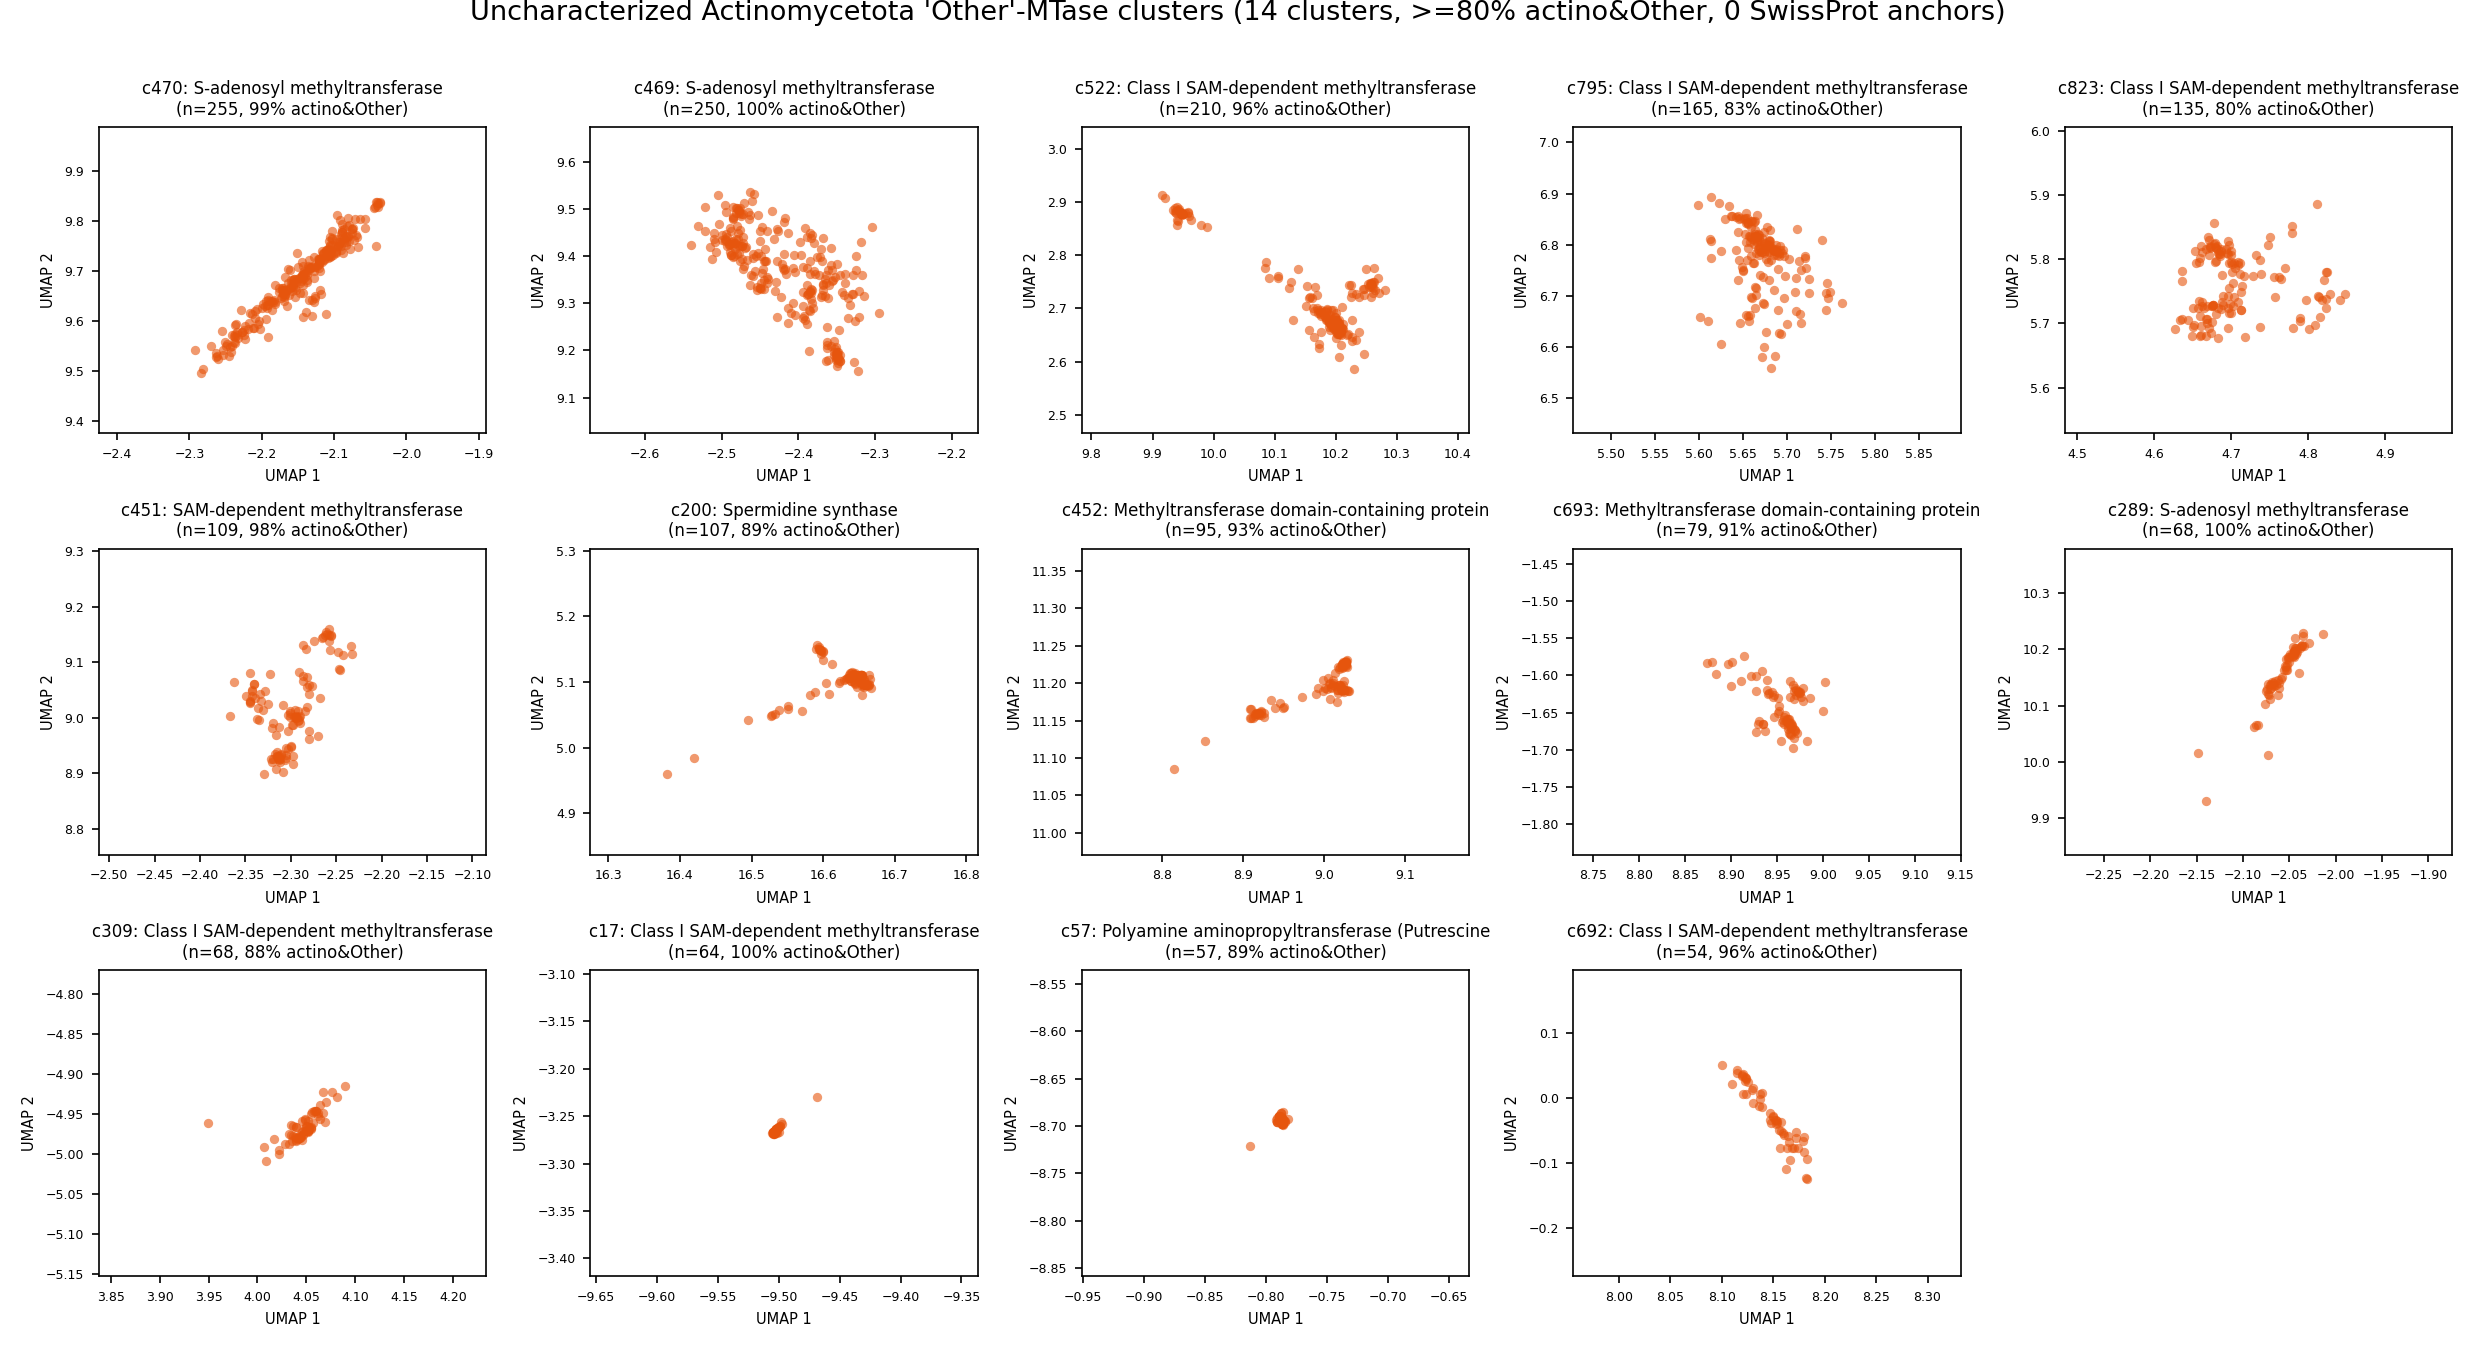

Write Python code to recreate this figure.
#!/usr/bin/env python3
"""
"Dark-matter" Actinomycetota 'Other'-MTase clusters: the 14 clusters identified
by the corrected reviewed-status lookup (>= 80% Actinomycetota&Other AND zero
SwissProt/reviewed members) -- the same 14 clusters reported everywhere else
in the paper (Table 2/3, CLEAN, Horizyn). Zoom-grid (Other = orange).

Inputs:  sam_mtase_umap_prostt5_coords.csv, reviewed_status_full.csv
         (corrected reviewed-status lookup -- NOT the incomplete
         uniprot_metadata.csv, which undercounted reviewed members and
         produced a stale 15-cluster/wrong-membership figure previously),
         selected_1259_organisms.csv, ../6_dark_cluster_annotation/dark33_members.csv
         (ground-truth cluster membership shared with the rest of the manuscript)
Output:  actino_other_dark_clusters_prostt5.png
"""
import re
from math import ceil
from pathlib import Path

import numpy as np
import pandas as pd
import matplotlib
matplotlib.use("Agg")
import matplotlib.pyplot as plt

IO = Path(__file__).parent.resolve()
META_CSV = Path("/home/nroethler/Code/classifier/reference_files/selected_1259_organisms.csv")
DARK33_CSV = IO.parent / "6_dark_cluster_annotation" / "dark33_members.csv"
NCOLS = 5
BASE = "#e6550d"   # 'Other' UMAP color

# Authoritative cluster membership (matches Table 2/3, CLEAN, Horizyn analyses).
ACTINO_CLUSTERS = {17, 57, 200, 289, 309, 451, 452, 469, 470, 522, 692, 693, 795, 823}


def _clean(name):
    name = re.sub(r"\s*\(EC [^)]*\)", "", str(name))
    return re.sub(r"\s*\((Fragment|isoform[^)]*)\)", "", name, flags=re.I)[:44]


def load():
    d = pd.read_csv(IO / "sam_mtase_umap_prostt5_coords.csv",
                    usecols=["Entry", "Organism", "Substrate", "UMAP_1", "UMAP_2", "cluster"])
    meta = pd.read_csv(IO / "reviewed_status_full.csv", dtype=str,
                       usecols=["Entry", "Reviewed", "Protein names"]).drop_duplicates("Entry")
    d = d.merge(meta, on="Entry", how="left")
    d["rev"] = d["Reviewed"] == "reviewed"
    org2lin = pd.read_csv(META_CSV).set_index("Organism")["Taxonomic lineage"].fillna("").to_dict()
    d["is_actino"] = d["Organism"].map(
        lambda o: "Actinomycetota" in org2lin.get(o, "") or "Actinobacteria" in org2lin.get(o, ""))
    d["is_other"] = d["Substrate"] == "Other"
    return d


def select(d):
    rows = []
    for c, sub in d.groupby("cluster"):
        if int(c) not in ACTINO_CLUSTERS:
            continue
        f_po = float((sub.is_actino & sub.is_other).mean())
        names = sub["Protein names"].dropna()
        rows.append({"cluster": int(c), "size": len(sub), "f_actino_other": f_po,
                     "name": _clean(names.value_counts().index[0]) if len(names) else "(no name)"})
    df = pd.DataFrame(rows).sort_values("size", ascending=False).reset_index(drop=True)
    missing = ACTINO_CLUSTERS - set(df.cluster)
    assert not missing, f"missing authoritative clusters from UMAP coords: {missing}"
    return df


def panel(ax, d, c, name, f_po):
    sub = d[d.cluster == c]
    ax.scatter(sub.UMAP_1, sub.UMAP_2, s=20, c=BASE, alpha=0.6, linewidth=0, zorder=2)
    mx = np.percentile(sub.UMAP_1.values, [1, 99]); my = np.percentile(sub.UMAP_2.values, [1, 99])
    px = max((mx[1] - mx[0]) * 0.12, 0.15); py = max((my[1] - my[0]) * 0.12, 0.15)
    ax.set_xlim(mx[0] - px, mx[1] + px); ax.set_ylim(my[0] - py, my[1] + py)
    ax.set_title(f"c{c}: {name}\n(n={len(sub)}, {f_po:.0%} actino&Other)", fontsize=8)
    ax.set_xlabel("UMAP 1", fontsize=7); ax.set_ylabel("UMAP 2", fontsize=7)
    ax.tick_params(labelsize=6)


def main():
    d = load()
    sel = select(d)
    n = len(sel)
    print(f"{n} clusters: >=80% Actinomycetota&Other and 0 SwissProt "
          f"({int(sel['size'].sum()):,} proteins)", flush=True)
    nrows = ceil(n / NCOLS)
    fig, axes = plt.subplots(nrows, NCOLS, figsize=(3.3 * NCOLS, 3.0 * nrows))
    axes = np.atleast_1d(axes).ravel()
    for ax, (_, r) in zip(axes, sel.iterrows()):
        panel(ax, d, int(r.cluster), r["name"], r.f_actino_other)
    for ax in axes[n:]:
        ax.axis("off")
    fig.suptitle(f"Uncharacterized Actinomycetota 'Other'-MTase clusters "
                 f"({n} clusters, >=80% actino&Other, 0 SwissProt anchors)", fontsize=13, y=1.00)
    fig.tight_layout(rect=[0, 0, 1, 0.99])
    fig.savefig(IO / "actino_other_dark_clusters_prostt5.png", dpi=150)
    print("wrote actino_other_dark_clusters_prostt5.png", flush=True)


if __name__ == "__main__":
    main()
